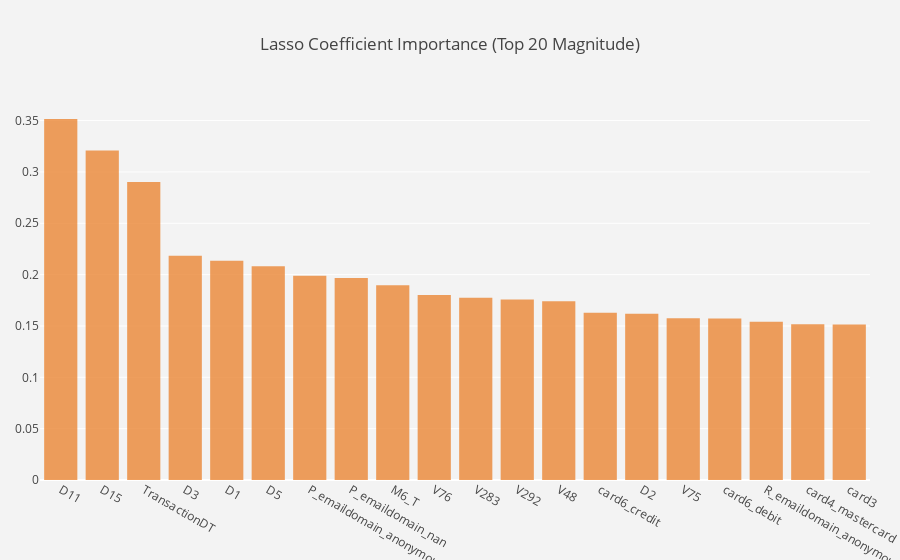

This figure's notebook cell:
### Code cell
layout = go.Layout(
autosize=True,
title='Lasso Coefficient Importance (Top 20 Magnitude)',
yaxis=dict(
    autorange=True,
    showgrid=True,
    zeroline=True,
    dtick=0,
    gridcolor='rgb(255, 255, 255)',
    gridwidth=1,
    zerolinecolor='rgb(255, 255, 255)',
    zerolinewidth=2,
),
margin=dict(
    l=40,
    r=30,
    b=80,
    t=100,
),
paper_bgcolor='rgb(243, 243, 243)',
plot_bgcolor='rgb(243, 243, 243)',
showlegend=False
)

fig = go.Figure(layout=layout)

fig.add_trace(go.Bar(x = cols[:20], y = abs_avg_coefs[:20], marker_color = 'rgba(234, 131, 46, 0.77)'))

fig.show()

### Figure 1 — Plotly figure (JSON) as saved in the notebook; plotly's stock layout.template omitted (floating-point values rounded to 4 significant figures)
{"data": [{"marker": {"color": "rgba(234, 131, 46, 0.77)"}, "type": "bar", "uid": "f6de030d-1048-42b7-bf7e-5607cb4a72bc", "x": ["D11", "D15", "TransactionDT", "D3", "D1", "D5", "P_emaildomain_anonymous.com", "P_emaildomain_nan", "M6_T", "V76", "V283", "V292", "V48", "card6_credit", "D2", "V75", "card6_debit", "R_emaildomain_anonymous.com", "card4_mastercard", "card3"], "y": [0.3515, 0.321, 0.2903, 0.2184, 0.2135, 0.2081, 0.199, 0.1966, 0.1896, 0.1802, 0.1775, 0.1757, 0.1741, 0.1628, 0.1619, 0.1575, 0.1573, 0.1542, 0.1517, 0.1514]}], "layout": {"autosize": true, "margin": {"b": 80, "l": 40, "r": 30, "t": 100}, "paper_bgcolor": "rgb(243, 243, 243)", "plot_bgcolor": "rgb(243, 243, 243)", "showlegend": false, "title": {"text": "Lasso Coefficient Importance (Top 20 Magnitude)"}, "xaxis": {"autorange": true, "range": [-0.5, 19.5], "type": "category"}, "yaxis": {"autorange": true, "dtick": 0, "gridcolor": "rgb(255, 255, 255)", "gridwidth": 1, "range": [0, 0.37], "showgrid": true, "type": "linear", "zeroline": true, "zerolinecolor": "rgb(255, 255, 255)", "zerolinewidth": 2}}}
